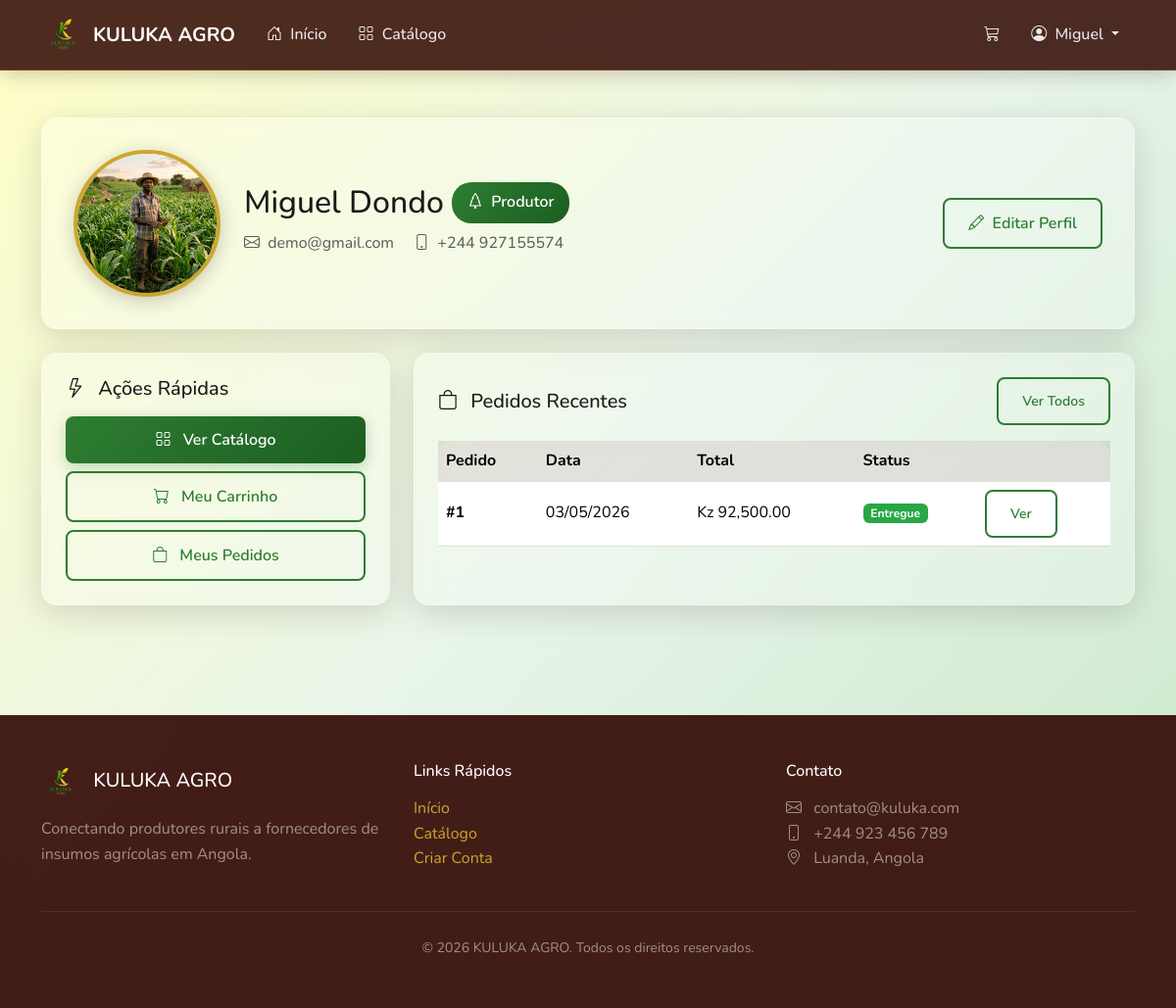
Page /perfil/ (signed in) on the committed database.
### contas/models.py (models this page shows, shortened)
class Usuario(AbstractUser):
    class TipoUsuario(models.TextChoices):
        FORNECEDOR = 'FORNECEDOR', 'Fornecedor'
        PRODUTOR = 'PRODUTOR', 'Produtor'
    tipo = models.CharField(
        max_length=20,
        choices=TipoUsuario.choices,
        default=TipoUsuario.PRODUTOR,
        verbose_name='Tipo de Usuário'
    )
    telefone = models.CharField(
        max_length=20,
        blank=True,
        verbose_name='Telefone'
    )
    endereco = models.TextField(
        blank=True,
        verbose_name='Endereço'
    )
    cidade = models.CharField(
        max_length=100,
        blank=True,
        verbose_name='Cidade'
    )
    provincia = models.CharField(
        max_length=100,
        blank=True,
        verbose_name='Província'
    )
    foto_perfil = models.ImageField(
        upload_to='perfis/',
        blank=True,
        null=True,
        verbose_name='Foto de Perfil'
    )
    descricao = models.TextField(
        blank=True,
        verbose_name='Descrição / Sobre'
    )
    data_criacao = models.DateTimeField(
        auto_now_add=True,
        verbose_name='Data de Criação'
    )
    nome_empresa = models.CharField(
        max_length=200,
        blank=True,
        verbose_name='Nome da Empresa'
    )
    nif = models.CharField(
        max_length=50,
        blank=True,
        verbose_name='NIF (Número de Identificação Fiscal)'
    )
    area_cultivo = models.DecimalField(
        max_digits=10,
        decimal_places=2,
        blank=True,
        null=True,
        verbose_name='Área de Cultivo (hectares)'
    )
    tipos_cultivo = models.TextField(
        blank=True,
        verbose_name='Tipos de Cultivo'
    )
    class Meta:
        verbose_name = 'Usuário'
        verbose_name_plural = 'Usuários'
    @property
    def eh_fornecedor(self):
        return self.tipo == self.TipoUsuario.FORNECEDOR

### pedidos/models.py (models this page shows, shortened)
class Pedido(models.Model):
    class StatusPedido(models.TextChoices):
        PENDENTE = 'PENDENTE', 'Pendente'
        CONFIRMADO = 'CONFIRMADO', 'Confirmado'
        EM_PREPARACAO = 'EM_PREPARACAO', 'Em Preparação'
        ENVIADO = 'ENVIADO', 'Enviado'
        ENTREGUE = 'ENTREGUE', 'Entregue'
        CANCELADO = 'CANCELADO', 'Cancelado'
    cliente = models.ForeignKey(
        settings.AUTH_USER_MODEL,
        on_delete=models.CASCADE,
        related_name='pedidos',
        verbose_name='Cliente'
    )
    status = models.CharField(
        max_length=20,
        choices=StatusPedido.choices,
        default=StatusPedido.PENDENTE,
        verbose_name='Status'
    )
    endereco_entrega = models.TextField(
        verbose_name='Endereço de Entrega'
    )
    observacoes = models.TextField(
        blank=True,
        verbose_name='Observações'
    )
    total = models.DecimalField(
        max_digits=12,
        decimal_places=2,
        default=0,
        verbose_name='Total'
    )
    data_criacao = models.DateTimeField(
        auto_now_add=True,
        verbose_name='Data do Pedido'
    )
    data_atualizacao = models.DateTimeField(
        auto_now=True,
        verbose_name='Última Atualização'
    )
    class Meta:
        verbose_name = 'Pedido'
        verbose_name_plural = 'Pedidos'
        ordering = ['-data_criacao']
    @property
    def total_formatado(self):
        return f"Kz {self.total:,.2f}"

### contas/views.py (the view)
# urls.py: path('perfil/', views.PerfilUsuarioView.as_view(), name='perfil'),
class PerfilUsuarioView(LoginRequiredMixin, TemplateView):
    template_name = 'contas/perfil.html'
    def get_template_names(self):
        if self.request.user.eh_fornecedor:
            return ['contas/perfil_fornecedor.html']
        return ['contas/perfil_produtor.html']
    def get_context_data(self, **kwargs):
        context = super().get_context_data(**kwargs)
        usuario = self.request.user
        if usuario.eh_fornecedor:
            from produtos.models import Produto
            context['meus_produtos'] = Produto.objects.filter(
                fornecedor=usuario
            ).order_by('-data_criacao')[:5]
            context['total_produtos'] = Produto.objects.filter(
                fornecedor=usuario
            ).count()
            from pedidos.models import Pedido, ItemPedido
            context['pedidos_recebidos'] = Pedido.objects.filter(
                itens__produto__fornecedor=usuario
            ).distinct().order_by('-data_criacao')[:5]
        else:
            from pedidos.models import Pedido
            context['meus_pedidos'] = Pedido.objects.filter(
                cliente=usuario
            ).order_by('-data_criacao')[:5]
        return context

### templates/contas/perfil_produtor.html (shortened to what this page needs)
{% extends 'base.html' %}
{% load static %}
{% block conteudo %}
<div class="container py-5">
    <div class="perfil-card mb-4">
        <div class="row align-items-center">
            <div class="col-md-auto text-center mb-3 mb-md-0">
                {% if user.foto_perfil %}
                <img src="{{ user.foto_perfil.url }}" alt="{{ user.username }}" class="perfil-foto">
                {% else %}
                <div class="perfil-foto-placeholder">
                    {{ user.first_name|slice:":1"|upper|default:user.username|slice:":1"|upper }}
                </div>
                {% endif %}
            </div>
            <div class="col-md">
                <div class="d-flex align-items-center gap-2 mb-2">
                    <h2 class="mb-0">{{ user.get_full_name|default:user.username }}</h2>
                    <span class="badge-produtor">
                        <i class="bi bi-tree me-1"></i> Produtor
                    </span>
                </div>
                <p class="text-muted mb-2">
                    <i class="bi bi-envelope me-1"></i> {{ user.email }}
                    {% if user.telefone %}
                    <span class="ms-3"><i class="bi bi-phone me-1"></i> {{ user.telefone }}</span>
                    {% endif %}
                </p>
            </div>
            <div class="col-md-auto">
                <a href="{% url 'contas:editar_perfil' %}" class="btn btn-kuluka-outline">
                    <i class="bi bi-pencil me-1"></i> Editar Perfil
                </a>
            </div>
        </div>
    </div>
    <div class="row g-4">
        <div class="col-lg-4">
            <div class="glass-card h-100">
                <h5 class="mb-3"><i class="bi bi-lightning me-2"></i> Ações Rápidas</h5>
                <div class="d-grid gap-2">
                    <a href="{% url 'produtos:catalogo' %}" class="btn btn-kuluka">
                        <i class="bi bi-grid me-2"></i> Ver Catálogo
                    </a>
                    <a href="{% url 'pedidos:carrinho' %}" class="btn btn-kuluka-outline">
                        <i class="bi bi-cart me-2"></i> Meu Carrinho
                    </a>
                    <a href="{% url 'pedidos:meus_pedidos' %}" class="btn btn-kuluka-outline">
                        <i class="bi bi-bag me-2"></i> Meus Pedidos
                    </a>
                </div>
            </div>
        </div>
        <div class="col-lg-8">
            <div class="glass-card h-100">
                <div class="d-flex justify-content-between align-items-center mb-3">
                    <h5 class="mb-0"><i class="bi bi-bag me-2"></i> Pedidos Recentes</h5>
                    <a href="{% url 'pedidos:meus_pedidos' %}" class="btn btn-sm btn-kuluka-outline">
                        Ver Todos
                    </a>
                </div>
                {% if meus_pedidos %}
                <div class="table-responsive">
                    <table class="table table-glass mb-0">
                        <thead>
                            <tr>
                                <th>Pedido</th>
                                <th>Data</th>
                                <th>Total</th>
                                <th>Status</th>
                                <th></th>
                            </tr>
                        </thead>
                        <tbody>
                            {% for pedido in meus_pedidos %}
                            <tr>
                                <td><strong>#{{ pedido.pk }}</strong></td>
                                <td>{{ pedido.data_criacao|date:"d/m/Y" }}</td>
                                <td>{{ pedido.total_formatado }}</td>
                                <td>
                                    <span class="badge status-{{ pedido.status|lower }}">
                                        {{ pedido.get_status_display }}
                                    </span>
                                </td>
                                <td>
                                    <a href="{% url 'pedidos:detalhe_pedido' pedido.pk %}" class="btn btn-sm btn-kuluka-outline">
                                        Ver
                                    </a>
                                </td>
                            </tr>
                            {% endfor %}
                        </tbody>
                    </table>
                </div>
                {% endif %}
            </div>
        </div>
    </div>
</div>
{% endblock %}

### templates/base.html (shortened to what this page needs)
{% load static %}
<!DOCTYPE html>
<html lang="pt-br">
<head>
    <link href="https://cdn.jsdelivr.net/npm/bootstrap@5.3.3/dist/css/bootstrap.min.css" rel="stylesheet">
    <link href="https://cdn.jsdelivr.net/npm/bootstrap-icons@1.11.3/font/bootstrap-icons.css" rel="stylesheet">
    <link href="{% static 'css/style.css' %}" rel="stylesheet">
</head>
<body>
    <nav class="navbar navbar-expand-lg navbar-glass sticky-top">
        <div class="container">
            <a class="navbar-brand" href="{% url 'contas:home' %}">
                <img src="{% static 'images/logo.png' %}" alt="KULUKA AGRO">
                <span class="d-none d-sm-inline">KULUKA AGRO</span>
            </a>
            <div class="collapse navbar-collapse" id="navbarNav">
                <ul class="navbar-nav me-auto">
                    <li class="nav-item">
                        <a class="nav-link" href="{% url 'contas:home' %}">
                            <i class="bi bi-house-door me-1"></i> Início
                        </a>
                    </li>
                    <li class="nav-item">
                        <a class="nav-link" href="{% url 'produtos:catalogo' %}">
                            <i class="bi bi-grid me-1"></i> Catálogo
                        </a>
                    </li>
                </ul>
                <ul class="navbar-nav">
                    <li class="nav-item">
                        <a class="nav-link carrinho-badge" href="{% url 'pedidos:carrinho' %}">
                            <i class="bi bi-cart3"></i>
                        </a>
                    </li>
                    {% if user.is_authenticated %}
                    <li class="nav-item dropdown">
                        <a class="nav-link dropdown-toggle" href="#" data-bs-toggle="dropdown">
                            <i class="bi bi-person-circle me-1"></i>
                            {{ user.first_name|default:user.username }}
                        </a>
                    </li>
                    {% endif %}
                </ul>
            </div>
        </div>
    </nav>
    <main>
        {% block conteudo %}{% endblock %}
    </main>
    <footer class="footer-glass">
        <div class="container">
            <div class="row">
                <div class="col-md-4 mb-4 mb-md-0">
                    <h5 class="text-white mb-3">
                        <img src="{% static 'images/logo.png' %}" alt="KULUKA AGRO" height="40" class="me-2">
                        KULUKA AGRO
                    </h5>
                    <p class="text-white-50">
                        Conectando produtores rurais a fornecedores de insumos agrícolas em Angola.
                    </p>
                </div>
                <div class="col-md-4 mb-4 mb-md-0">
                    <h6 class="text-white mb-3">Links Rápidos</h6>
                    <ul class="list-unstyled">
                        <li><a href="{% url 'contas:home' %}">Início</a></li>
                        <li><a href="{% url 'produtos:catalogo' %}">Catálogo</a></li>
                        <li><a href="{% url 'contas:registro' %}">Criar Conta</a></li>
                    </ul>
                </div>
                <div class="col-md-4">
                    <h6 class="text-white mb-3">Contato</h6>
                    <ul class="list-unstyled text-white-50">
                        <li><i class="bi bi-envelope me-2"></i> contato@kuluka.com</li>
                        <li><i class="bi bi-phone me-2"></i> +244 923 456 789</li>
                        <li><i class="bi bi-geo-alt me-2"></i> Luanda, Angola</li>
                    </ul>
                </div>
            </div>
            <hr class="my-4 border-secondary">
            <div class="text-center text-white-50">
                <small>&copy; 2026 KULUKA AGRO. Todos os direitos reservados.</small>
            </div>
        </div>
    </footer>
</body>
</html>

### rows in the picture
Usuario: first_name "Miguel", foto_perfil (picture), get_full_name "Miguel Dondo", email "demo@gmail.com", telefone "+244 927155574"
Pedido: pk "1", data_criacao "03/05/2026", total_formatado "Kz 92,500.00", status "Entregue"
